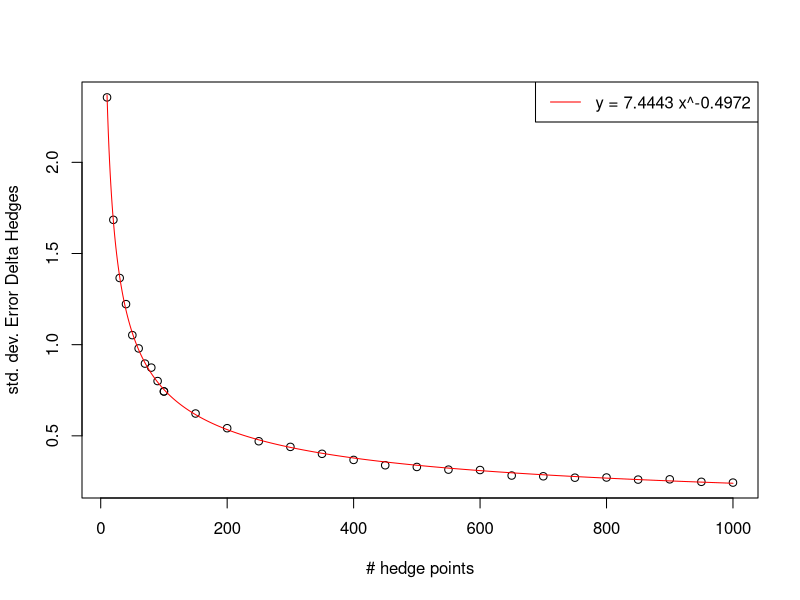
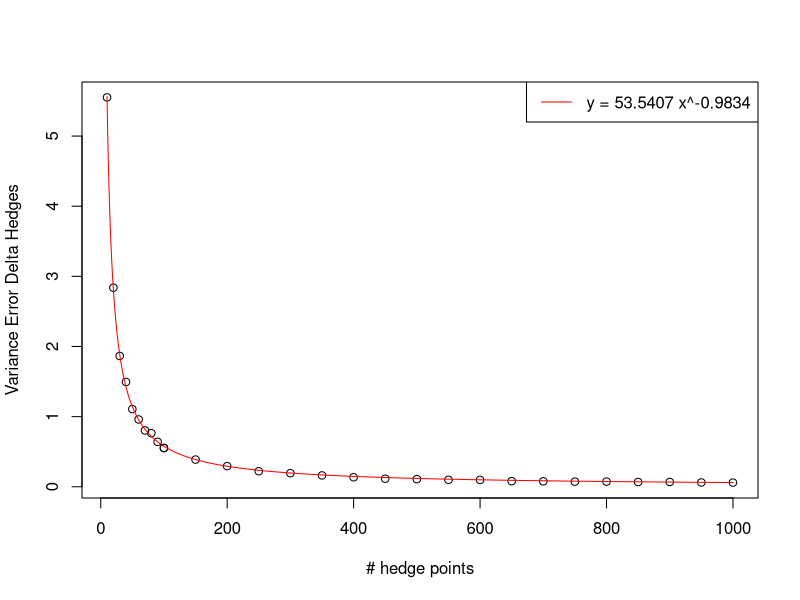

The R source for these figures, in order:
BSMOption<-function(PutCallFlag,S,T,K,r,sigma,Greek){
  # 'Four Things You Might Not Know About The Black-Scholes-Formula'

  if(PutCallFlag=="Call" && Greek=="Price" && T>0)
  {
    d1<-(log(S/K)+(r+sigma^2/2)*T) / (sigma*sqrt(T))
    d2<-d1 - sigma * sqrt(T)
    return(S * pnorm(d1, mean=0, sd=1) - K * exp(-r*T) * pnorm(d2, mean=0, sd=1)) 
  }
  if(PutCallFlag=="Call" && Greek=="Price" && T==0)
  {return(pmax(S-K,0))} 
  if(PutCallFlag=="Call" && Greek=="Delta" && T>0)
  {
    d1<-(log(S/K)+(r+sigma^2/2)*T) / (sigma*sqrt(T))
    return(pnorm(d1, mean=0, sd=1)) 
  }
  if(PutCallFlag=="Call" && Greek=="Delta" && T==0)
  {return(0)}
  if(PutCallFlag=="Call" && Greek=="Delta" && T==0)
  {return(0)}
  if(PutCallFlag=="Put" && T>0)
  {return(-1 * BSMOption("Call",S,T,K,r,-1 * sigma,Greek))}
  if(PutCallFlag=="Put" && Greek=="Price" && T==0)
  {return(pmax(K-S,0))}
}

### Parameter ###
PutCallFlag<-"Call"; # Put or Call
S_0<-100;
T<-1;
K<-S_0 * 1.15;
r<-0.05;
mu<-0.1;
sigma<-0.2
Npaths<-1000

Nhedgepoints_List<-c(seq(10, 100, 10), seq(100, 1000, 50))

Error_DeltaHedges_Nhedgepoints<-rep(0, length(Nhedgepoints_List));
Error_DeltaHedges_stdabw<-rep(0, length(Nhedgepoints_List));
Error_DeltaHedges_varianz<-rep(0, length(Nhedgepoints_List));

varianz<-function(x) {n=length(x) ; var(x) * n / (n-1)}
stdabw<-function(x) {n=length(x) ; sqrt(var(x) * n / (n-1))}

### Simulation Engine ###
for(k in 1:length(Nhedgepoints_List)) 
{
  Nhedgepoints<-Nhedgepoints_List[k]
  set.seed(123456);
  dt = T/Nhedgepoints;
  
  # Data
  S_t<-rep(0, times=Npaths);
  Payoff<-rep(0, times=Npaths);
  Hedge_DeltaHedge<-rep(0, times=Npaths);
  Error_DeltaHedge<-rep(0, times=Npaths);
  
  # Loop over j = 1 to Npaths
  for(j in 1:Npaths) 
  {
    S = S_0;
    
    # DeltaHedge
    V_DeltaHedge<-BSMOption(PutCallFlag,S,T,K,r,sigma,"Price"); # initial investment
    a_DeltaHedge<-BSMOption(PutCallFlag,S,T,K,r,sigma,"Delta"); # stock position = delta
    b_DeltaHedge<-V_DeltaHedge-a_DeltaHedge*S; # rest in bank; self-fin. Cond.
    
    # Loop over i=1 to Nhedgepoints
    for(i in 1:Nhedgepoints) 
    {
      eps<-rnorm(1); # eps=random.normal() simulate outcome of N(0,1)
      S<-S*exp((mu-0.5*sigma^2)*dt+sigma*sqrt(dt)*eps);
      
      # Delta-Hedge
      V_DeltaHedge<-a_DeltaHedge*S+b_DeltaHedge*exp(r*dt);
      a_DeltaHedge<-BSMOption(PutCallFlag,S,T-i*dt,K,r,sigma,"Delta");
      b_DeltaHedge<-V_DeltaHedge-a_DeltaHedge*S;
    }
    
    S_t[j]<-S;
    Hedge_DeltaHedge[j]<-V_DeltaHedge;
    Payoff[j]<-BSMOption(PutCallFlag,S,0,K,r,sigma,"Price");
  }
  
  # Calc Error
  Error_DeltaHedge<-Payoff - Hedge_DeltaHedge;
  
  Error_DeltaHedges_Nhedgepoints[k]<-Nhedgepoints_List[k] 
  Error_DeltaHedges_stdabw[k]<-stdabw(Error_DeltaHedge)
  Error_DeltaHedges_varianz[k]<-varianz(Error_DeltaHedge)
}
### Plots ###

## Fit
library(minpack.lm)
fit<-nlsLM(Error_DeltaHedges_stdabw ~ a*Error_DeltaHedges_Nhedgepoints^b, start=list(a=7.3787, b=-0.498) , control=nls.control(maxiter=2^10))
a<-as.list(coef(fit))$a
b<-as.list(coef(fit))$b             

plot(Error_DeltaHedges_Nhedgepoints, Error_DeltaHedges_stdabw, ylab="std. dev. Error Delta Hedges", xlab="# hedge points")
lines((10:1000), a*(10:1000)^b, col = "red")
legend("topright",legend=c(paste("y = ", round(a,4), " x^", round(b,4), sep="")), col = c("red"), lty=1, cex=1)

### Fit
fit<-nlsLM(Error_DeltaHedges_varianz ~ a*Error_DeltaHedges_Nhedgepoints^b, start=list(a=53.54, b=-0.983) , control=nls.control(maxiter=2^10))
a<-as.list(coef(fit))$a
b<-as.list(coef(fit))$b             

plot(Error_DeltaHedges_Nhedgepoints, Error_DeltaHedges_varianz, ylab="Variance Error Delta Hedges", xlab="# hedge points")
lines((10:1000), a*(10:1000)^b, col = "red")
legend("topright",legend=c(paste("y = ", round(a,4), " x^", round(b,4), sep="")), col = c("red"), lty=1, cex=1)
